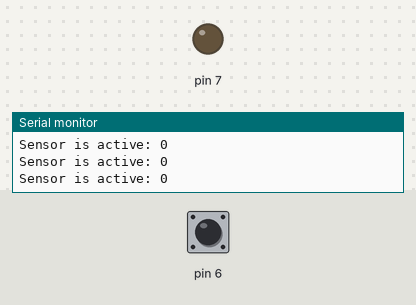
Bench run of a sketch on a simulated Arduino Uno, built with avr-gcc and run on an emulated ATmega328P. Parts: output pins drawn as LEDs (lit = HIGH), the last lines printed to the serial monitor. The test bench sets the inputs (shaded band); at power-on: pin 6 HIGH.

Above: at 1.2 s.
1.3 s: pin 6 pulled LOW for 3.2 s
At 4.1 s:
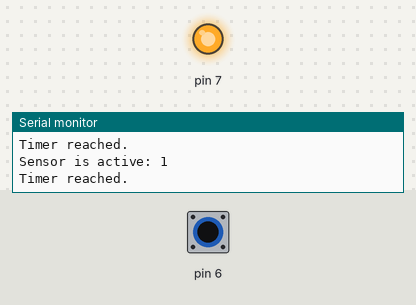
6.0 s: pin 6 driven LOW
9.0 s: pin 6 driven HIGH
Timing chart, 0 to 12.0 s (numbered marks = the images above; inputs shaded):
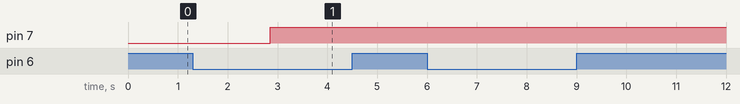

The sketch:

mirror.ino
```cpp
#include <Wire.h>
#include "SimpleIndicator.cpp"
#include "ConditionalTimer.cpp"
#include "Sensor.cpp"
#include "Puzzle.cpp"

#define DEBOUNCE_TIME 100
#define TIMER_INTERVAL 1500
#define ADDRESS 19

#define SOLVED 1
#define NOT_SOLVED 0

Sensor* sensor;
SimpleIndicator* green;
ConditionalTimer* timer;
Puzzle* puzzle;

void setup() {
  Serial.begin(9600);
  Serial.println("Version 1.1.0");
  Serial.println("Starting...");

  sensor = new Sensor(6, DEBOUNCE_TIME);
  green = new SimpleIndicator(7); // пин индикации
  green->switchOff();
  timer = new ConditionalTimer(isSensorActive, TIMER_INTERVAL);
  timer->onReached(timerReached);
  puzzle = new Puzzle();

  Wire.begin(ADDRESS);
  Wire.onRequest(requestEvent);

  Serial.println("Started.");
}

void loop() {
  sensor->check();
  timer->check();
}

void requestEvent() {
  if (puzzle->isSolved())
    Wire.write(SOLVED);
  else
    Wire.write(NOT_SOLVED);
}

bool isSensorActive() {
  Serial.print("Sensor is active: ");
  bool isActive = sensor->isActive();
  Serial.println(isActive);
  return isActive;
}

void timerReached() {
  Serial.println("Timer reached.");
  puzzle->solve();
  green->switchOn();
}
```

ConditionalTimer.cpp
```cpp
#ifndef CONDITIONAL_TIMER
#define CONDITIONAL_TIMER

#include <Arduino.h>

class ConditionalTimer {
private:
  bool (*_condition)();
  void (*_onReached)();
  bool _conditionFulfilled = false;
  unsigned long _switched = 0;
  unsigned long _interval = 0;

  void _setState(bool conditionFulfilled){
    if(conditionFulfilled != _conditionFulfilled){
      _switched = millis();
      _conditionFulfilled = conditionFulfilled;
    }
  }

  bool _isReached(){
    return _conditionFulfilled && millis() > _switched + _interval;
  }

  void _reached(){
    if(_onReached!=0L)
      _onReached();
  }
public:
  ConditionalTimer(bool (*condition)(), unsigned long interval){
    _onReached = 0L;
    _condition = condition;
    _interval = interval;
  }

  void onReached(void (*onReached)()){
    _onReached = onReached;
  }

  void check(){
    bool conditionFulfilled = _condition();

    _setState(conditionFulfilled);

    if(_isReached())
      _reached();
  }
};

#endif
```

Puzzle.cpp
```cpp
#ifndef PUZZLE
#define PUZZLE

class Puzzle {
  private:
    bool _isSolved = false;

  public:
    Puzzle() {
    }

    bool isSolved(){
      return _isSolved;
    }

    void solve(){
      _isSolved = true;
    }
};
#endif
```

Sensor.cpp
```cpp
#ifndef SENSOR
#define SENSOR

#include <Arduino.h>

class Sensor {
  private:
    int _state;
    long _stateTimestamp;
    long _debounceTime;
    int _pin;

    void (*_onDrop)(int);
    void (*_onRise)(int);
    void (*_onChange)(int);

    void _act() {
      if (_state == LOW) {
        _drop();
      } else {
          _rise();
      }
      _change();
    }

    void _drop() {
      if (_onDrop != 0L) {
        _onDrop(_pin);
      }
    }

    void _rise() {
      if (_onRise != 0L) {
        _onRise(_pin);
      }
    }

    void _change() {
      if (_onChange != 0L) {
        _onChange(_pin);
      }
    }

    void _updateState() {
      _state = digitalRead(_pin);
      _stateTimestamp = millis();
    }

    bool _stateChanged() {
      return digitalRead(_pin) != _state;
    }
    bool _debounced() {
      return millis() > _stateTimestamp + _debounceTime;
    }

  public:
    Sensor(int pin, long debounceTime) {
      _pin = pin;
      _state = HIGH;
      _stateTimestamp = 0;
      _debounceTime = debounceTime;

      _onDrop = 0L;
      _onRise = 0L;
      _onChange = 0L;

      pinMode(pin, INPUT_PULLUP);
    }

    void check() {
      if (_stateChanged()
          && _debounced()) {
        _updateState();
        _act();
      }
    }

    void onDrop(void (*callback)(int)) {
      _onDrop = callback;
    }
    void onRise(void (*callback)(int)) {
      _onRise = callback;
    }
    void onChange(void (*callback)(int)) {
      _onChange = callback;
    }

    bool isActive(){
      return _state == LOW;
    }
};
#endif
```

SimpleIndicator.cpp
```cpp
#ifndef SIMPLE_INDICATOR
#define SIMPLE_INDICATOR

#include <Arduino.h>

class SimpleIndicator{
  private:
  int _pin;
  bool _state;

  void _setState(int newState){
    if(_state != newState){
      _state = newState;
      digitalWrite(_pin, _state);
    }
  }

  public:
  SimpleIndicator(int pin){
    _pin = pin;
    pinMode(_pin, OUTPUT);
  }

  void switchOn(){
    _setState(HIGH);
  }
  void switchOff(){
    _setState(LOW);
  }
};

#endif
```

Measured:
- after the input at 1.3 s, pin 7: LOW → HIGH after 1.5 s
